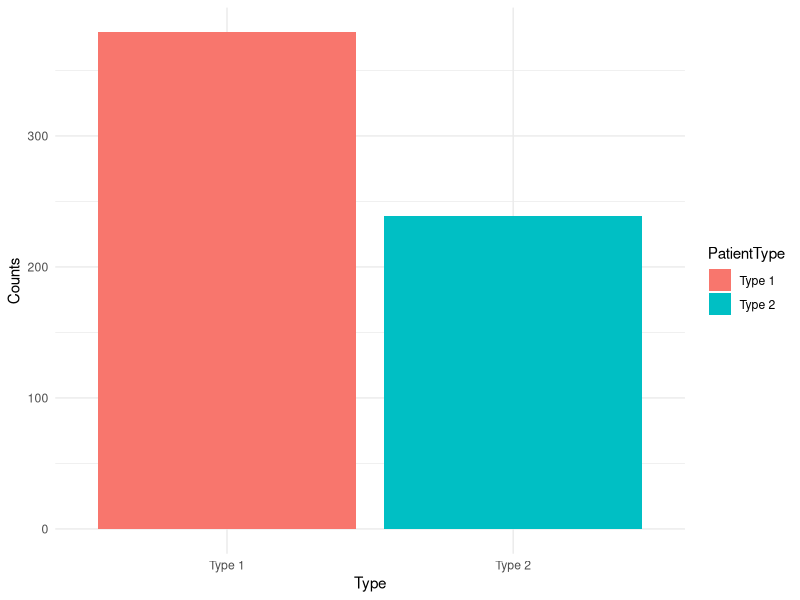
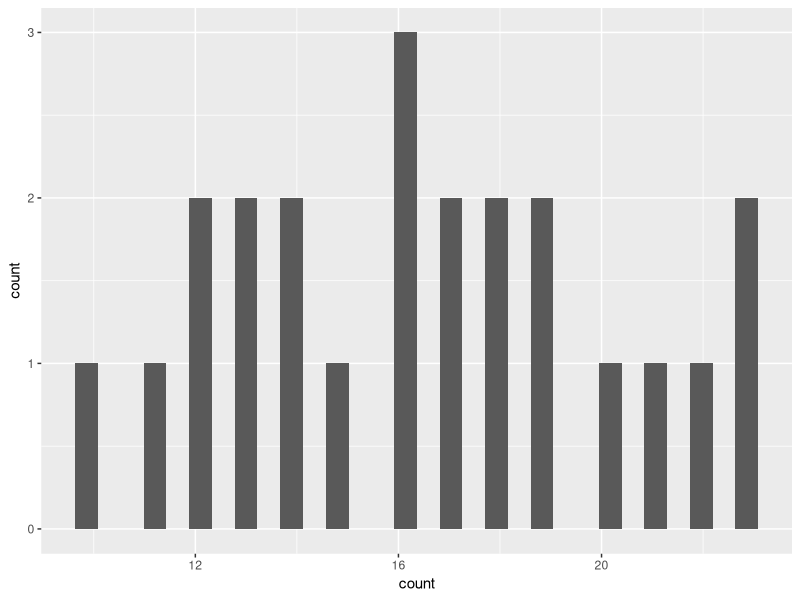
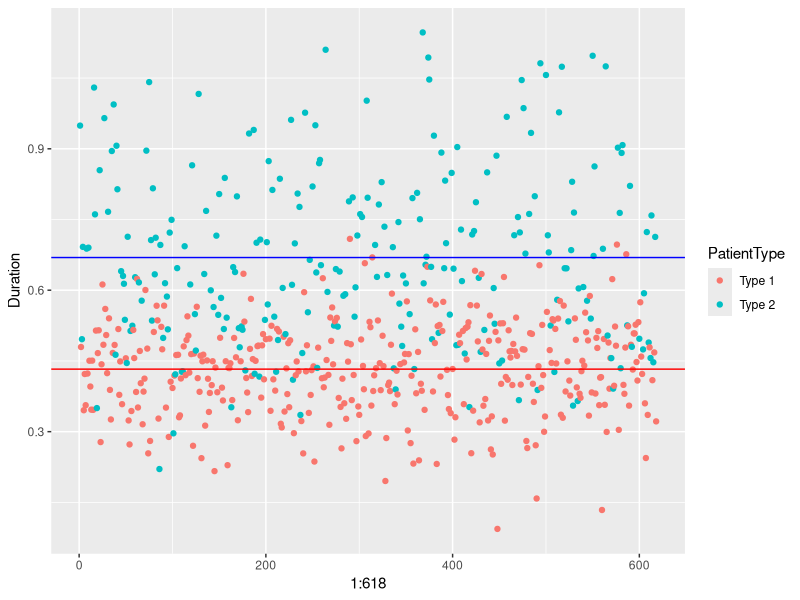
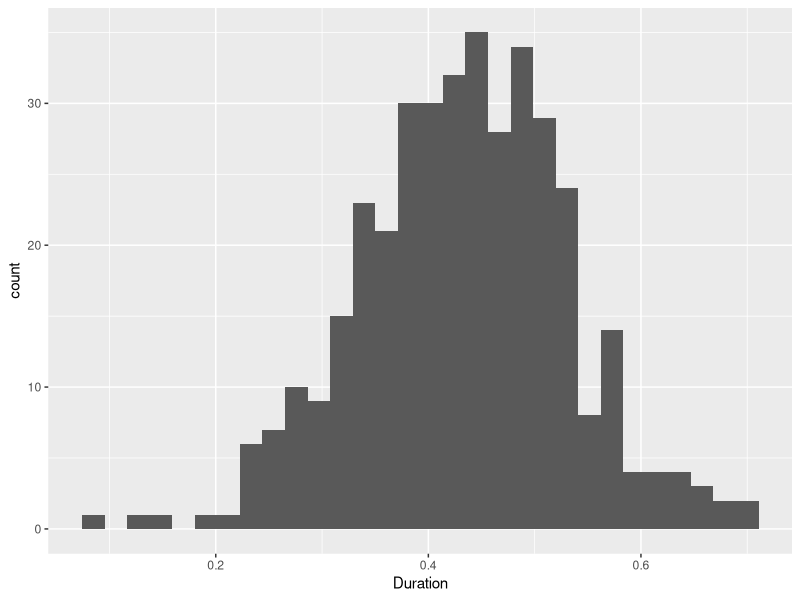
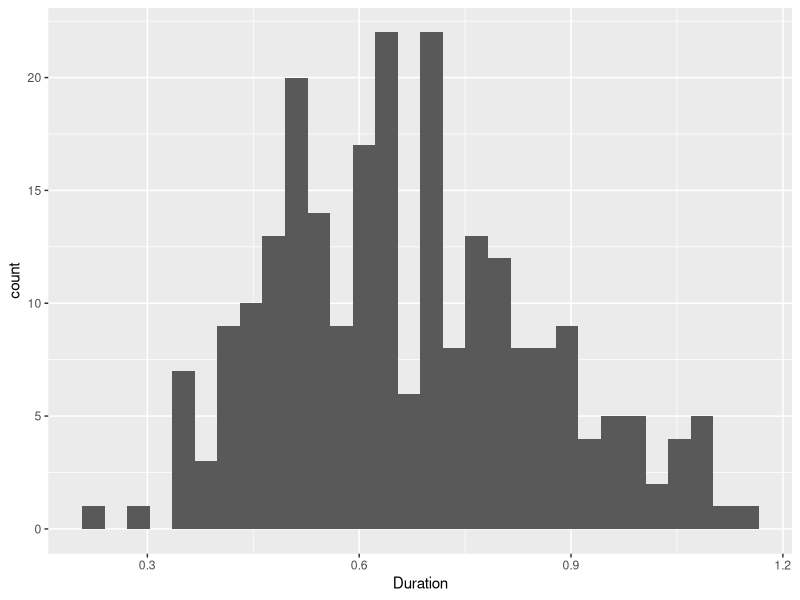
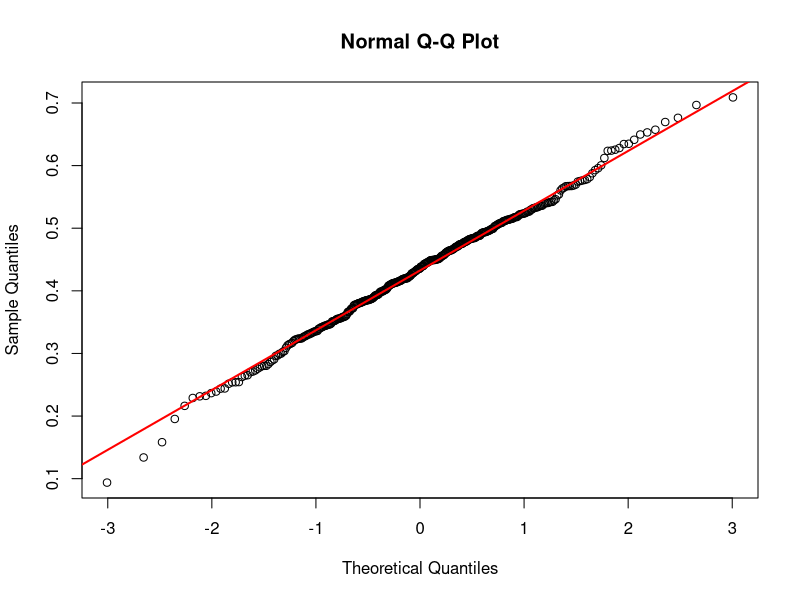
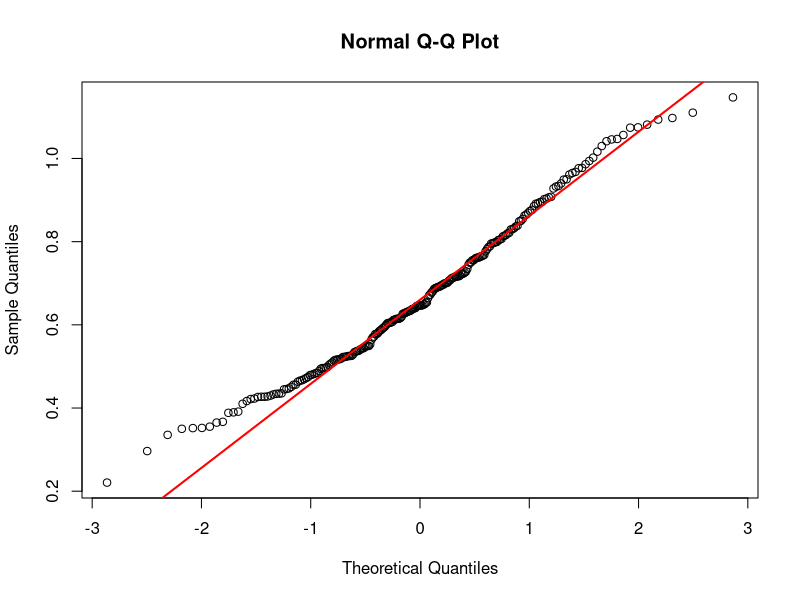
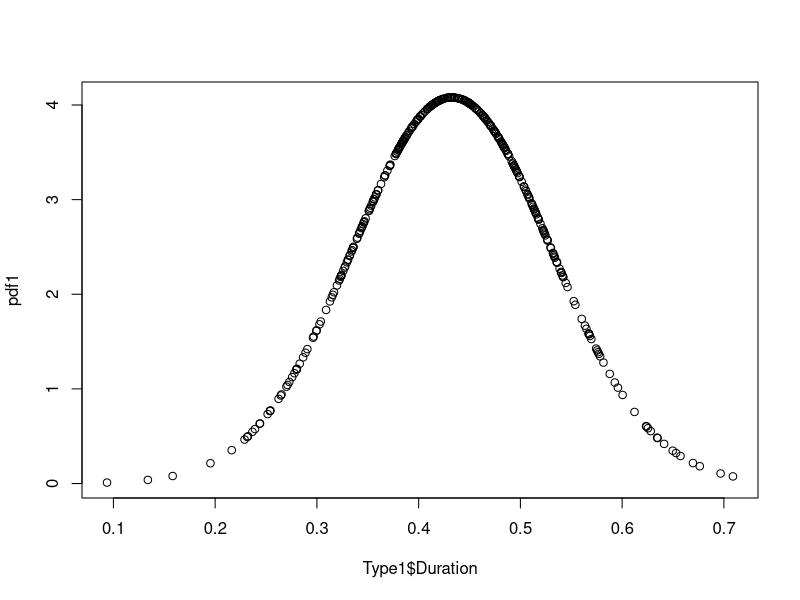

The R script that drew these images, in order: (Note: this script raises an error after producing the figures.)
library(ggplot2)
library(MASS)
library(tidyverse)
library(zoo)
library(dplyr)
library(vcd)

#Datasets
ScanRecords <- read.csv("ScanRecords.csv")
ScanRecords$Date <- as.Date(ScanRecords$Date)
Type1 <- dplyr::filter(ScanRecords, PatientType=="Type 1") 
Type2 <- dplyr::filter(ScanRecords, PatientType=="Type 2") 

#Descriptives 
ScanRecords_grouped <- ScanRecords %>%
  group_by(PatientType) %>%
  summarise(count = length(PatientType))

ggplot(ScanRecords_grouped, aes(x = PatientType, y = count, fill = PatientType)) +
  geom_bar(stat = "identity") +
  labs(x = "Type", y = "Counts") +
  theme_minimal()

Type1_grouped <- Type1 %>% 
  group_by(Date) %>%
  summarise(count = length(Date))

ggplot(Type1_grouped)+
  geom_histogram(aes(x=count))

Type2_grouped <- Type2 %>% 
  group_by(Date) %>%
  summarise(count = length(Date))

#Duration Scatterplot 
ggplot(ScanRecords, aes(x=1:618, y=Duration, color = PatientType))+
  geom_point() +
  geom_hline(yintercept = mean(Type1$Duration), color = "red") +
  geom_hline(yintercept = mean(Type2$Duration), color = "blue")

#Duration Histogram
ggplot(Type1) + 
  geom_histogram(aes(x = Duration))
ggplot(Type2) + 
  geom_histogram(aes(x = Duration))

#Duration qqplots
qqnorm(Type1$Duration) #This suggests a normal distribution, which corresponds to the information given
qqline(Type1$Duration, col = "red", lwd = 2)
qqnorm(Type2$Duration) #This one is bit weird 
qqline(Type2$Duration, col = "red", lwd = 2)

#Duration Normal Distribution PDF plot
pdf1 <- dnorm(Type1$Duration, mean=mean(Type1$Duration), sd = sd(Type1$Duration))
plot(Type1$Duration, pdf1)
pdf2 <- dnorm(Type2$Duration, mean=mean(Type2$Duration), sd = sd(Type2$Duration))
plot(Type2$Duration, pdf2)


##IMPORTANT METRICS FOR DISCRETE EVENT SIMULATION (TYPE 1 PATIENT SCAN DURATION)##
# Calculate mean and standard deviation
mean_duration <- mean(Type1$Duration)
std_dev <- sd(Type1$Duration)
n <- length(Type1$Duration)
std_error <- std_dev / sqrt(n)

# Quantiles
duration_quantiles <- quantile(Type1$Duration, probs = c(0.025, 0.975))

# Create a summary table
duration_type1_summary <- tibble(
  Metric = c(
    "Sample Mean of scanduration Type 1",
    "Standard Deviation of scanduration Type 1",
    "Quantile (2.5%) of scanduration Type 1",
    "Quantile (97.5%) of scanduration Type 1"
  ),
  Value = c(
    mean_duration,
    std_dev,
    duration_quantiles[1],
    duration_quantiles[2]
  )
)

# Print the summary table
print(duration_type1_summary)


ggplot(Type1, aes(x = Duration)) +
  geom_histogram(binwidth = 0.1, fill = "lightgreen", color = "black", alpha = 0.7) +
  geom_vline(xintercept = duration_quantiles[1], color = "blue", linetype = "dashed", size = 1) +
  geom_vline(xintercept = duration_quantiles[2], color = "blue", linetype = "dashed", size = 1) +
  labs(
    title = "Histogram of Scan Durations (Type 1)",
    x = "Duration",
    y = "Frequency"
  ) +
  annotate(
    "text",
    x = duration_quantiles[1],
    y = max(table(cut(Type1$Duration, breaks = 20))),
    label = paste0("2.5% Quantile: ", round(duration_quantiles[1], 2)),
    hjust = -0.1,
    color = "blue"
  ) +
  annotate(
    "text",
    x = duration_quantiles[2],
    y = max(table(cut(Type1$Duration, breaks = 20))),
    label = paste0("97.5% Quantile: ", round(duration_quantiles[2], 2)),
    hjust = -0.1,
    color = "blue"
  )


### INTERARRIVAL TIMES FOR TYPE 1###
Type1 <- Type1 %>%
  group_by(Date) %>%
  mutate(
    InterArrivalTime = Time - lag(Time),  # Standard inter-arrival time within the same day
    FirstOfDay = row_number() == 1        # Flag for the first record of the day
  ) %>%
  ungroup()

# Handle first times of each day
Type1 <- Type1 %>%
  mutate(
    InterArrivalTime = ifelse(
      FirstOfDay,
      # If first record of the day, calculate time difference with lagged time + 9 hours (17,00 - 8,00 = 9,00)
      Time - lag(Time) + 9,
      InterArrivalTime
    )
  )
    
# Remove remaining NA values (the first time of the first day)
InterArrivalTimes1 <- Type1$InterArrivalTime[!is.na(Type1$InterArrivalTime)]

# Calculate statistical metrics
mean_interarrival <- mean(InterArrivalTimes1)

# Rate parameter for exponential distribution
lambda_rate <- 1 / mean_interarrival

interarrivaltime1_summary <- tibble(
  Metric = c(
    "Mean Interarrival time Type 1",
    "lambda"
  ),
  Value = c(
    mean_interarrival,
    lambda_rate
  )
)

ggplot(Type1, aes(x = InterArrivalTime)) +
  geom_histogram(binwidth = 0.1, fill = "lightgreen", color = "darkgreen", alpha = 0.7) +
  labs(
    title = "Histogram of Interarrival times (Type 1)",
    x = "Interarrival times",
    y = "Frequency"
  ) 


#Bootstrapping the mean duration for type 2 
X <- Type2$Duration
B <- 2000 

n <- length(X)                                          # Sample size
X.bar <- mean(X)                                        # Sample mean of X
St.Dev <- sd(X)                                         # Standard deviation of X

X.star_mean <- rep(NA, n)
X.star_sd <- rep(NA,n)
X.star_low <- rep(NA, n)      # 0.025 bound
X.star_high <- rep(NA, n)     # 0.975 bound
for (b in 1:B) {
  J <- sample.int(n, size = n, replace = TRUE)            # Draw the indices J
  X.star <- X[J]                                      # Draw the bootstrap sample
  X.star_mean[b] <- mean(X.star) 
  X.star_sd[b] <- sd(X.star)
  X.star_high[b] <- quantile(X.star, probs = 0.975)
  X.star_low[b] <- quantile(X.star, probs = 0.025)
}

mean_duration_type2 <- mean(X.star_mean) #these are the variables of interest to us
SD_duration_type2 <- mean(X.star_sd)
duration2_quantiles <- c(mean(X.star_low), mean(X.star_high))

duration_type2_summary <- tibble(
  Metric = c(
    "Mean scanduration Type 2",
    "95% Confidence Interval (Lower) of mean scanduration Type 2",
    "95% Confidence Interval (Upper) of mean scanduration Type 2",
    "Standard Deviation of scanduration Type 2",
    "Quantile (2.5%) of scanduration Type 2",
    "Quantile (97.5%) of scanduration Type 2"
  ),
  Value = c(
    mean_duration_type2,
    mean_duration_type2-1.96*SD_duration_type2/sqrt(n),
    mean_duration_type2+1.96*SD_duration_type2/sqrt(n),
    SD_duration_type2,
    duration2_quantiles[1],
    duration2_quantiles[2]
  )
)

# Monte Carlo Study for the type 2 bootstrap mean (this can take long)
N = 2000
B = 500 
bias_mean = rep(NA, N)
bias_sd = rep(NA, N)
for (i in 1:N){
  mc_type2_duration <- rnorm(length(Type2$Duration),
                             mean = mean_duration_type2,
                             sd = SD_duration_type2)
  mc_mean <- mean(mc_type2_duration)
  mc_sd <- sd(mc_type2_duration)
  X.star_mean <- rep(NA, length(Type2$Duration))
  X.star_sd <- rep(NA, length(Type2$Duration))
  for (b in 1:B){
    J <- sample.int(length(Type2$Duration), size = length(Type2$Duration), replace = TRUE)
    X.star <- mc_type2_duration[J]                                      # Draw the bootstrap sample
    X.star_mean[b] <- mean(X.star) 
    X.star_sd[b] <- sd(X.star)
  }
  MCbootstrap_mean <- mean(X.star_mean)
  MCbootstrap_sd <- mean(X.star_sd)
  bias_mean[i] <- (MCbootstrap_mean - mc_mean)^2
  bias_sd[i] <- (MCbootstrap_sd - mc_sd)^2

}
avg_bias_mean = mean(bias_mean) #very low so should be good 
avg_bias_sd = mean(bias_sd)

## BOOTSTRAP patient 2 arrival times with interarival times

# Calculate inter-arrival times
Type2 <- Type2 %>%
  group_by(Date) %>%
  mutate(
    InterArrivalTime = Time - lag(Time),  # Standard inter-arrival time within the same day
    FirstOfDay = row_number() == 1        # Flag for the first record of the day
  ) %>%
  ungroup()

# Handle first times of each day
Type2 <- Type2 %>%
  mutate(
    InterArrivalTime = ifelse(
      FirstOfDay,
      # If first record of the day, calculate time difference with lagged time + 9 hours (17,00 - 8,00 = 9,00)
      Time - lag(Time) + 9,
      InterArrivalTime
    )
  )

# Remove remaining NA values (the first time of the first day)
InterArrivalTimes <- Type2$InterArrivalTime[!is.na(Type2$InterArrivalTime)]

# plot histogram of interarrival times of patienttype 2 
ggplot(Type2, aes(x = InterArrivalTime)) +
  geom_histogram(binwidth = 0.1, fill = "lightblue", color = "darkblue", alpha = 0.7) +
  labs(
    title = "Histogram of Interarrival times (Type 2)",
    x = "Interarrival times",
    y = "Frequency"
  ) 

# Check of we can use poisson/exponential distribution for bootstrap (seems to NOT be the case)
gf <- goodfit(InterArrivalTimes,type= "poisson",method= "ML")
summary(gf)
ks.test(InterArrivalTimes, "pexp", rate =  1 / mean(InterArrivalTimes))

# Testing if we can use normal distribution for bootstrap (seems like it)
qqnorm(InterArrivalTimes) 
qqline(InterArrivalTimes, col = "red", lwd = 2)

# Perform bootstrapping based on normal distribution
B <- 10000  # Number of bootstrap samples
bootstrap_means <- numeric(B)
bootstrap_sd <- numeric(B)

for (b in seq_len(B)) {
  # Generate bootstrap sample from normal distribution
  bootstrap_sample <- rnorm(length(InterArrivalTimes), mean = mean(InterArrivalTimes), sd = sd(InterArrivalTimes))
  bootstrap_means[b] <- mean(bootstrap_sample)
  bootstrap_sd[b] <- sd(bootstrap_sample)
}

# Calculate bootstrapped mean and 95% confidence interval
bootstrapped_mean <- mean(bootstrap_means)
bootstrapped_sd <- mean(bootstrap_sd)
ci <- quantile(bootstrap_means, probs = c(0.025, 0.975))

interarrivaltimes2_summary <- tibble(
  Metric = c(
    "Mean Interarrival time Type 2",
    "95% Confidence Interval (Lower) of mean Interarrival time Type 2",
    "95% Confidence Interval (Upper) of mean Interarrival time Type 2",
    "Standard Deviation of Interarrival time Type 2"
  ),
  Value = c(
    bootstrapped_mean,
    bootstrapped_mean -1.96*bootstrapped_sd/sqrt(length(InterArrivalTimes)),
    bootstrapped_mean +1.96*bootstrapped_sd/sqrt(length(InterArrivalTimes)),
    bootstrapped_sd
  )
)

# Print results
cat("Bootstrapped Mean Inter-Arrival Time:", bootstrapped_mean, "\n")
cat("Bootstrapped SD Inter-Arrival Time:", bootstrapped_sd, "\n")
cat("95% Confidence Interval for Mean Inter-Arrival Time (Exponential):", ci, "\n")

# Plot the bootstrap distribution
ggplot(data.frame(bootstrap_means = bootstrap_means), aes(x = bootstrap_means)) +
  geom_density(fill = "lightblue", alpha = 0.5) +
  geom_vline(xintercept = bootstrapped_mean, color = "red", linetype = "dashed") +
  geom_vline(xintercept = ci[1], color = "blue", linetype = "dotted") +
  geom_vline(xintercept = ci[2], color = "blue", linetype = "dotted") +
  labs(title = "Bootstrap Distribution of Mean Inter-Arrival Time",
       subtitle = paste("95% CI:", round(ci[1], 3), "-", round(ci[2], 3)),
       x = "Mean Inter-Arrival Time", y = "Density") +
  theme_minimal()


# Overview of the parameter tables 
duration_type1_summary
interarrivaltime1_summary
duration_type2_summary
interarrivaltimes2_summary

################################################################################
# PART II
# Old Policy = Having a facility for each type
# New Policy = Having uniform facilities
################################################################################

# Distributions PART I
# TYPE 1: Duration
# sample_mean <- 0.43266080
# standard_deviation <- 0.09777424
# quantile_2.5 <- 0.24122472
# quantile_97.5 <- 0.63157661

# TYPE 1: Inter-arrivals (Exponential)
# bootstrapped_mean <- 1.83370524886

# TYPE 2: Duration
# sample_mean <- 0.6689911
# confidence_95_lower <- 0.6453036
# confidence_95_upper <- 0.6926785
# standard_deviation <- 0.1868363
# quantile_2.5 <- 0.3634360
# quantile_97.5 <- 1.0652090

# TYPE 2: Inter-arrivals (Exponential)
# bootstrapped_mean <- 0.8667086
# confidence_95_lower <- 0.7595675
# confidence_95_upper <- 0.9816138

# COMBINED: Duration
# sample_mean <- 0.5242738
# confidence_95_lower <- 0.5100280
# confidence_95_upper <- 0.5385197
# standard_deviation <- 0.1806868
# quantile_60 <- 0.3051035
# quantile_75 <- 0.6118824

# COMBINED: Inter-arrivals (Exponential)
# bootstrapped_mean <- 0.3345074
# confidence_95_lower <- 0.3086699
# confidence_95_upper <- 0.3613692

######################### RESULTS FROM PART I ##################################
set.seed(777)

# TYPE 1
mu_type1 <- 0.43266080
sig_type1 <- 0.09777424
var_type1 <- sig_type1^2

# Inter-arrivals (Type1)
lambda_type1 <- 1.83370524886  # rate
mean_type1   <- 1 / lambda_type1

# TYPE 2
# mu_type2 <- 0.6689911
# sig_type2 <- 0.1868363
# var_type2 <- sig_type2^2

# Inter-arrivals (Type2)
# lambda_type2 <- 0.8667086 # exp. distr.
# mean_type2   <- 1 / lambda_type2
mean_int_type2 <- 0.8663962 # normal distr.
sig_int_type2 <- 0.3103057
var_int_type2 <- sig_int_type2^2

# INITIALIZING THE (FIXED) TIME SLOTS
z_score <- qnorm(0.95) # One-tailed 95th percentile => P(Z <= z) = 0.95
duration_95_type1 <- mu_type1 + z_score * sig_type1
duration_95_type2 <- mu_type2 + z_score * sig_type2
duration_95_type1_min <- duration_95_type1 * 60
duration_95_type2_min <- duration_95_type2 * 60
time_slot_type1 <- 29/60
time_slot_type2 <- 48/60

# DISCRETE EVENT SIMULATION
# Parameters
num_facilities <- 2
sim_period <- 23 # ~ one month without weekend days
start_time <- 8.00  # working day start
end_time   <- 17.00 # working day end

############################## PART II #########################################
# Generating patient calls
generate_calls_type1 <- function(lambda, day, patient_type) {
  calls <- c()
  time <- start_time
  while (time < end_time) {
    inter_arrival <- rexp(1, rate = lambda)
    time <- time + inter_arrival
    if (time < end_time) {
      calls <- c(calls, time)
    }
  }
  data.frame(
    Day         = day,
    CallTime    = calls,
    PatientType = patient_type
  )
}

generate_calls_type2 <- function(mean_int_type2, sig_int_type2, day, patient_type) {
  calls <- c()
  time <- start_time
  while (time < end_time) {
    inter_arrival <- sample(InterArrivalTimes, 1, replace = TRUE)
    time <- time + inter_arrival
    if (time < end_time) {
      calls <- c(calls, time)
    }
  }
  data.frame(
    Day         = day,
    CallTime    = calls,
    PatientType = patient_type
  )
}

# Combine Type1 + Type2 calls
generate_daily_calls <- function(day) {
  calls_type1 <- generate_calls_type1(lambda_type1, day, "Type1")
  calls_type2 <- generate_calls_type2(mean_int_type2, sig_int_type2, day, "Type2")
  rbind(calls_type1, calls_type2)
}

# Scheduling (Old Policy)
schedule_appointments_old <- function(calls) {
  if (nrow(calls) == 0) return(data.frame()) # the low prob. case of no calls
  
  calls <- calls[order(calls$CallTime), ] # order the calls according to time of calling
  # creating the schedule with the information columns below
  schedule <- data.frame(
    PatientID = seq_len(nrow(calls)), # ID given 1, 2, 3, ...
    PatientType = calls$PatientType,
    CallDay     = calls$Day,
    ScheduledDay= calls$Day + 1, # have to be scheduled next day
    ScheduledStart = NA,
    Facility      = NA
  )
  
  idx_type1 <- which(schedule$PatientType == "Type1") # group of type 1 patients
  idx_type2 <- which(schedule$PatientType == "Type2") # group of type 2 patients
  
  schedule$Facility[idx_type1] <- 1 # assigns to the right facility (old policy)
  schedule$Facility[idx_type2] <- 2 # ''
  
  # allocates the type 1 patients to timeslots according to the chosen timeslot length
  if (length(idx_type1) > 0) {
    start_time_vector <- rep(start_time, length(idx_type1))
    for (i in seq_along(idx_type1)) {
      if (i > 1) {
        start_time_vector[i] <- start_time_vector[i - 1] + time_slot_type1
      }
      schedule$ScheduledStart[idx_type1[i]] <- start_time_vector[i]
    }
  }
  # allocates the type 2 patients to timeslots according to the chosen timeslot length
  if (length(idx_type2) > 0) {
    start_time_vector <- rep(start_time, length(idx_type2))
    for (i in seq_along(idx_type2)) {
      if (i > 1) {
        start_time_vector[i] <- start_time_vector[i - 1] + time_slot_type2
      }
      schedule$ScheduledStart[idx_type2[i]] <- start_time_vector[i]
    }
  }
  schedule
}

# Scheduling (New Policy)
schedule_appointments_new <- function(calls) {
  if (nrow(calls) == 0) return(data.frame()) # the low prob. case of no calls
  
  calls <- calls[order(calls$CallTime), ] # order the calls according to time of calling
  # creating the schedule with the information columns below
  schedule <- data.frame(
    PatientID     = seq_len(nrow(calls)),
    PatientType   = calls$PatientType,
    CallDay       = calls$Day,
    ScheduledDay  = calls$Day + 1,
    ScheduledStart= NA,
    Facility      = NA
  )
  
  facility_next_time <- rep(start_time, num_facilities)
  
  for (i in seq_len(nrow(schedule))) {
    ptype <- schedule$PatientType[i]
    slot_len <- if (ptype == "Type1") time_slot_type1 else time_slot_type2
    f <- which.min(facility_next_time)
    schedule$Facility[i] <- f
    schedule$ScheduledStart[i] <- facility_next_time[f]
    facility_next_time[f] <- facility_next_time[f] + slot_len
  }
  schedule
}

# Simulate a day's scanning
simulate_day <- function(schedule) {
  if (nrow(schedule) == 0) return(schedule) # the low prob. case of no calls
  
  facility_end_time <- rep(start_time, num_facilities) # since identical facilities end time can be treated as twice as long
  
  schedule$ActualDuration <- NA
  schedule$ScanStart <- NA
  schedule$ScanEnd   <- NA
  schedule <- schedule[order(schedule$ScheduledStart), ]
  
  for (i in seq_len(nrow(schedule))) {
    f <- schedule$Facility[i]
    ptype <- schedule$PatientType[i]
    if (ptype == "Type1") {
      duration <- rnorm(1, mean = mu_type1, sd = sig_type1)
    } else {
      duration <- sample(Type2$Duration, size = 1, replace = TRUE)
      # duration <- rnorm(1, mean = mu_type2, sd = sig_type2)
    }
    duration <- max(duration, 0)
    scan_start <- max(schedule$ScheduledStart[i], facility_end_time[f])
    schedule$ScanStart[i] <- scan_start
    schedule$ActualDuration[i] <- duration
    schedule$ScanEnd[i] <- scan_start + duration
    
    facility_end_time[f] <- schedule$ScanEnd[i]
  }
  schedule[order(schedule$PatientID), ]
}

# This function calculates per-facility, per-day metrics
calculate_per_facility_metrics <- function(day_schedule) {
  # If no patients, return 0-rows
  if (nrow(day_schedule) == 0) {
    return(data.frame(
      Facility             = integer(0),
      Day                  = integer(0),
      OvertimeHours        = numeric(0),
      OvertimeCount        = integer(0),  # 1 if overtime > 0, else 0
      OvertimeCountExtreme = integer(0),  # 1 if finishing > 19 (chosen)
      ScanTime            = numeric(0),
      Capacity            = numeric(0),   # capacity = 9 hours for each facility
      TotalWait           = numeric(0),
      NumPatients         = integer(0),
      WaitExtremes        = integer(0)
    ))
  }
  # We want a row per facility
  out_list <- list()
  facilities <- unique(day_schedule$Facility)
  for (f in facilities) {
    sched_f <- subset(day_schedule, Facility == f)
    if (nrow(sched_f) == 0) {
      # Means no patients for facility f => 0 usage
      out_list[[f]] <- data.frame(
        Facility             = f,
        Day                  = sched_f$ScheduledDay[1], # or NA or the day
        OvertimeHours        = 0,
        OvertimeCount        = 0,
        OvertimeCountExtreme = 0,
        ScanTime             = 0,
        Capacity             = (end_time - start_time), 
        TotalWait            = 0,
        NumPatients          = 0,
        WaitExtremes         = 0
      )
    } else {
      # Compute finishing times
      last_finish <- max(sched_f$ScanEnd)
      raw_overtime <- last_finish - 17
      overtime_hrs <- max(0, raw_overtime)
      # 1 if overtime>0
      ot_count <- if (overtime_hrs>0) 1 else 0
      # 1 if finishing > 19
      ot_extreme <- if (last_finish>19) 1 else 0
      
      # sum of scan times => used for utilization
      scan_time <- sum(sched_f$ActualDuration)
      capacity  <- (end_time - start_time)  # 9 hours for the day, per facility
      
      # waiting times
      wtimes <- sched_f$ScanStart - sched_f$ScheduledStart
      total_wait  <- sum(wtimes)
      n_patients  <- nrow(sched_f)
      w_extremes  <- sum(wtimes > (30/60)) # halfuurke
      
      out_list[[f]] <- data.frame(
        Facility             = f,
        Day                  = sched_f$ScheduledDay[1],
        OvertimeHours        = overtime_hrs,
        OvertimeCount        = ot_count,
        OvertimeCountExtreme = ot_extreme,
        ScanTime             = scan_time,
        Capacity             = capacity,
        TotalWait            = total_wait,
        NumPatients          = n_patients,
        WaitExtremes         = w_extremes
      )
    }
  }
  do.call(rbind, out_list)
}

# simulate_one_day => schedule and metrics per facility
simulate_one_day <- function(day, policy = c("Old","New")) {
  calls_today <- generate_daily_calls(day)
  if (nrow(calls_today) == 0) {
    # Return 2 facility-rows with zero usage, or 0 rows if you prefer
    # We'll produce 2 rows so the structure is consistent
    df_empty <- data.frame(
      Facility             = 1:2,
      Day                  = day,
      OvertimeHours        = 0,
      OvertimeCount        = 0,
      OvertimeCountExtreme = 0,
      ScanTime             = 0,
      Capacity             = (end_time - start_time),
      TotalWait            = 0,
      NumPatients          = 0,
      WaitExtremes         = 0
    )
    return(df_empty)
  }
  
  if (policy == "Old") {
    sched <- schedule_appointments_old(calls_today)
  } else {
    sched <- schedule_appointments_new(calls_today)
  }
  sched_sim <- simulate_day(sched)
  
  # Return a data.frame with 1 row per facility
  calculate_per_facility_metrics(sched_sim)
}

# run_simulation => combine daily facility-level rows
run_simulation <- function(num_days = 23, policy=c("Old","New"), seed=NULL) {
  if (!is.null(seed)) set.seed(seed)
  
  # We'll store each day's facility stats in a big data.frame
  all_stats <- data.frame()
  
  for (d in seq_len(num_days)) {
    day_stats <- simulate_one_day(d, policy)
    all_stats <- rbind(all_stats, day_stats)
  }
  all_stats
}

# Summarize the entire simulation (single run) => single final metrics per facility
summarize_simulation <- function(sim_data) {
  # sim_data has columns: Facility, Day, OvertimeHours, OvertimeCount,
  #                      OvertimeCountExtreme, ScanTime, Capacity,
  #                      TotalWait, NumPatients, WaitExtremes
  
  # We'll produce a summary for each facility
  facilities <- unique(sim_data$Facility)
  
  results <- list()
  
  for (f in facilities) {
    df_f <- subset(sim_data, Facility == f)
    n_days <- length(unique(df_f$Day))  # how many days in the simulation
    
    # OvertimeCount = how many days had overtime>0 => sum of daily OvertimeCount
    OvertimeCount <- sum(df_f$OvertimeCount)
    
    # OvertimeAverage = average overtime hours per day => sum(OvertimeHours)/n_days
    OvertimeAverage <- sum(df_f$OvertimeHours) / n_days
    
    # OvertimeCountExtremes = how many days finishing time>19 => sum daily OvertimeCountExtreme
    OvertimeCountExtremes <- sum(df_f$OvertimeCountExtreme)
    
    # Utilization => total ScanTime / (Capacity*n_days)
    total_scan <- sum(df_f$ScanTime)
    total_capacity <- sum(df_f$Capacity)*1  # = 9 * n_days if consistent
    Utilization <- total_scan / (9 * n_days)  # or total_scan / total_capacity
    
    # WaitingtimeAverage => total waiting / total patients
    total_wait   <- sum(df_f$TotalWait)
    total_pats   <- sum(df_f$NumPatients)
    if (total_pats>0) {
      WaitingtimeAverage <- total_wait / total_pats
    } else {
      WaitingtimeAverage <- 0
    }
    
    # WaitingtimeExtremes => sum of daily WaitExtremes ( # of patients waiting>20m )
    WaitingtimeExtremes <- sum(df_f$WaitExtremes)
    
    results[[paste0("Facility",f)]] <- data.frame(
      Facility = f,
      OvertimeCount         = OvertimeCount,
      OvertimeAverage       = OvertimeAverage,
      OvertimeCountExtremes = OvertimeCountExtremes,
      Utilization           = Utilization,
      WaitingtimeAverage    = WaitingtimeAverage,
      WaitingtimeExtremes   = WaitingtimeExtremes
    )
  }
  # Combine rows for each facility
  final_df <- do.call(rbind, results)
  rownames(final_df) <- NULL
  final_df
}

#--------------------------------------------------------------------------------
# Example single run usage
results_old <- run_simulation(num_days = 23, policy = "Old", seed = 777)
results_new <- run_simulation(num_days = 23, policy = "New", seed = 777)

summary_old <- summarize_simulation(results_old)
summary_new <- summarize_simulation(results_new)

cat("\n--- OLD POLICY (Single Run) ---\n")
print(summary_old)
cat("\n--- NEW POLICY (Single Run) ---\n")
print(summary_new)

#--------------------------------------------------------------------------------
# MULTIPLE REPLICATIONS
run_replications <- function(num_days, policy, R) {
  # We'll run R times, each time storing the summary for each facility
  # Then we can average the results across replications if we like
  rep_list <- list()
  
  for (r in seq_len(R)) {
    sim_data <- run_simulation(num_days, policy)
    sum_data <- summarize_simulation(sim_data)
    # We'll add a column for replication index
    sum_data$Replication <- r
    rep_list[[r]] <- sum_data
  }
  # Combine all replication-level summaries
  big_df <- do.call(rbind, rep_list)
  rownames(big_df) <- NULL
  big_df
}

# Example: 4 replications
rep_old <- run_replications(23, "Old", R = 12)
rep_new <- run_replications(23, "New", R = 12)

cat("\n--- OLD POLICY (Multiple Replications) ---\n")
print(rep_old)
cat("\n--- NEW POLICY (Multiple Replications) ---\n")
print(rep_new)

# If you want to see the average over all replications for each facility:
aggregate(. ~ Facility, data=rep_old[ , -ncol(rep_old)], FUN=mean)
aggregate(. ~ Facility, data=rep_new[ , -ncol(rep_new)], FUN=mean)
# (That excludes Replication col, or use a more advanced aggregator)

#--------------------------------------------------------------------------------
# Inspect Single Day
set.seed(777)
policy = "Old"
inspect_one_day <- function(day, policy) {
  sched <- simulate_one_day(day, policy)
  cat("\n--- Sim Stats for Day", day, "Policy:", policy, "---\n")
  print(sched)
}
inspect_one_day(day = 1, policy)

#--------------------------------------------------------------------------------
# Print Daily Schedules
set.seed(777)
inspect_all_days <- function(num_days = 23, policy = c("Old","New")) {
  for (d in seq_len(num_days)) {
    cat("\n--- Day", d, "---\n")
    day_stats <- simulate_one_day(d, policy)
    # day_stats is facility-level info, not the patient schedule
    print(day_stats)
  }
}
# Example usage
inspect_all_days(23, "Old")
